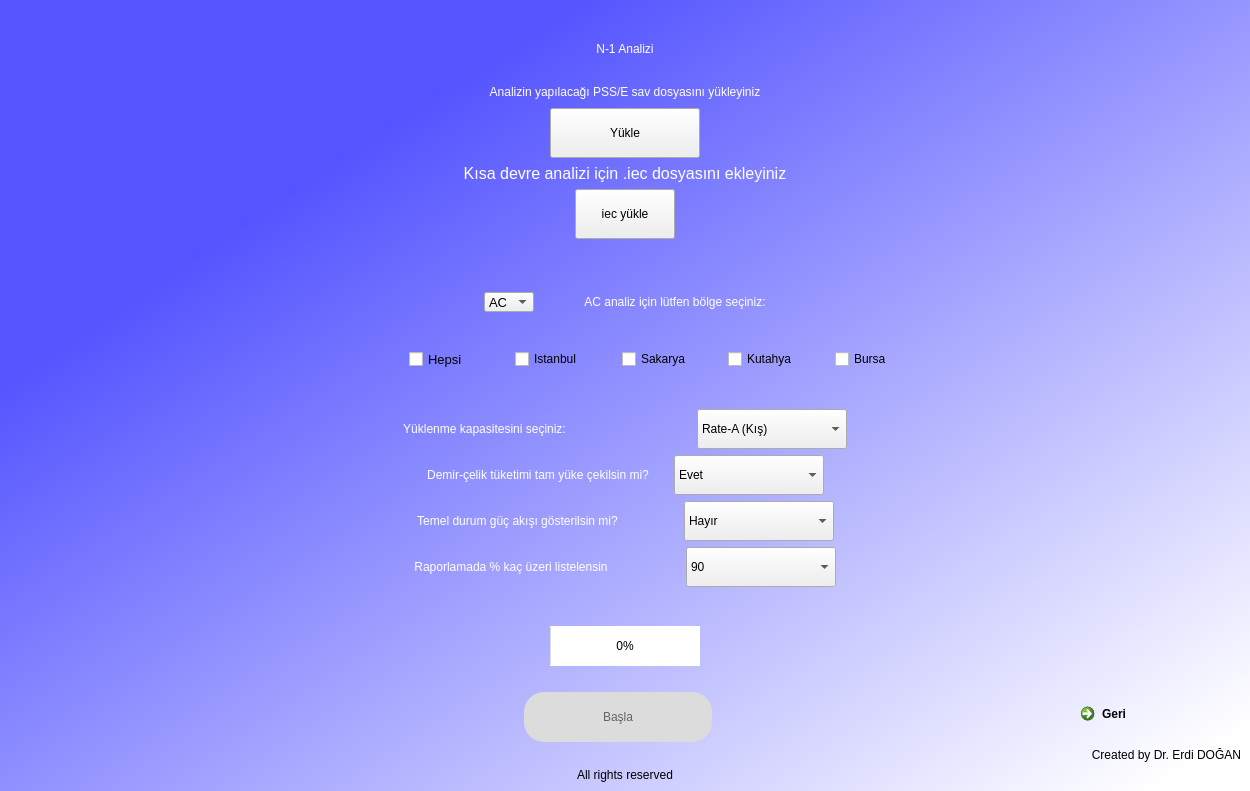
<?xml version="1.0" encoding="UTF-8"?>
<ui version="4.0">
 <class>Dialog</class>
 <widget class="QDialog" name="Dialog">
  <property name="geometry">
   <rect>
    <x>0</x>
    <y>0</y>
    <width>1250</width>
    <height>791</height>
   </rect>
  </property>
  <property name="windowTitle">
   <string notr="true">Şebeke Analiz Programı</string>
  </property>
  <property name="windowIcon">
   <iconset>
    <normaloff>../teias.png</normaloff>../teias.png</iconset>
  </property>
  <layout class="QGridLayout" name="gridLayout">
   <property name="leftMargin">
    <number>0</number>
   </property>
   <property name="topMargin">
    <number>0</number>
   </property>
   <property name="rightMargin">
    <number>0</number>
   </property>
   <property name="bottomMargin">
    <number>0</number>
   </property>
   <item row="0" column="0">
    <widget class="QWidget" name="welcomewidget" native="true">
     <property name="styleSheet">
      <string notr="true">QWidget#welcomewidget{
background-color: qlineargradient(spread:pad, x1:0.0700498, y1:0.091, x2:0.97, y2:0.943182, stop:0.179104 rgba(85, 85, 255, 255), stop:1 rgba(255, 255, 255, 255));}</string>
     </property>
     <layout class="QGridLayout" name="gridLayout_3">
      <item row="1" column="0">
       <widget class="QLabel" name="label">
        <property name="styleSheet">
         <string notr="true">font: 36pt &quot;MS Shell Dlg 2&quot;;
color: rgb(255, 255, 255);</string>
        </property>
        <property name="text">
         <string>N-1 Analizi</string>
        </property>
        <property name="alignment">
         <set>Qt::AlignCenter</set>
        </property>
       </widget>
      </item>
      <item row="26" column="0">
       <widget class="QLabel" name="label_7">
        <property name="sizePolicy">
         <sizepolicy hsizetype="Preferred" vsizetype="Fixed">
          <horstretch>0</horstretch>
          <verstretch>0</verstretch>
         </sizepolicy>
        </property>
        <property name="minimumSize">
         <size>
          <width>0</width>
          <height>0</height>
         </size>
        </property>
        <property name="styleSheet">
         <string notr="true">font: 8pt &quot;Ink Free&quot;;
color: rgb(0, 0, 0);</string>
        </property>
        <property name="text">
         <string>Created by Dr. Erdi DOĞAN</string>
        </property>
        <property name="alignment">
         <set>Qt::AlignRight|Qt::AlignTrailing|Qt::AlignVCenter</set>
        </property>
       </widget>
      </item>
      <item row="15" column="0">
       <layout class="QVBoxLayout" name="verticalLayout">
        <property name="spacing">
         <number>0</number>
        </property>
        <item>
         <widget class="QLabel" name="file_inform_text_rcb">
          <property name="styleSheet">
           <string notr="true">font: 10pt &quot;MS Shell Dlg 2&quot;;
color: rgb(255, 0, 0);</string>
          </property>
          <property name="text">
           <string/>
          </property>
          <property name="alignment">
           <set>Qt::AlignCenter</set>
          </property>
         </widget>
        </item>
        <item>
         <layout class="QHBoxLayout" name="horizontalLayout_7">
          <property name="topMargin">
           <number>0</number>
          </property>
          <item>
           <spacer name="horizontalSpacer_13">
            <property name="orientation">
             <enum>Qt::Horizontal</enum>
            </property>
            <property name="sizeHint" stdset="0">
             <size>
              <width>40</width>
              <height>20</height>
             </size>
            </property>
           </spacer>
          </item>
          <item>
           <widget class="QComboBox" name="ac_dc">
            <property name="minimumSize">
             <size>
              <width>50</width>
              <height>20</height>
             </size>
            </property>
            <property name="font">
             <font>
              <pointsize>10</pointsize>
             </font>
            </property>
            <item>
             <property name="text">
              <string>AC</string>
             </property>
            </item>
            <item>
             <property name="text">
              <string>DC</string>
             </property>
            </item>
           </widget>
          </item>
          <item>
           <spacer name="horizontalSpacer_12">
            <property name="orientation">
             <enum>Qt::Horizontal</enum>
            </property>
            <property name="sizeType">
             <enum>QSizePolicy::Preferred</enum>
            </property>
            <property name="sizeHint" stdset="0">
             <size>
              <width>50</width>
              <height>20</height>
             </size>
            </property>
           </spacer>
          </item>
          <item>
           <widget class="QLabel" name="label_2">
            <property name="styleSheet">
             <string notr="true">font: 12pt &quot;MS Shell Dlg 2&quot;;
color: rgb(255, 255, 255);</string>
            </property>
            <property name="text">
             <string>AC analiz için lütfen bölge seçiniz:</string>
            </property>
            <property name="alignment">
             <set>Qt::AlignCenter</set>
            </property>
           </widget>
          </item>
          <item>
           <spacer name="horizontalSpacer_25">
            <property name="orientation">
             <enum>Qt::Horizontal</enum>
            </property>
            <property name="sizeHint" stdset="0">
             <size>
              <width>40</width>
              <height>20</height>
             </size>
            </property>
           </spacer>
          </item>
         </layout>
        </item>
        <item>
         <spacer name="verticalSpacer_5">
          <property name="orientation">
           <enum>Qt::Vertical</enum>
          </property>
          <property name="sizeHint" stdset="0">
           <size>
            <width>20</width>
            <height>40</height>
           </size>
          </property>
         </spacer>
        </item>
        <item>
         <layout class="QGridLayout" name="gridLayout_2">
          <property name="sizeConstraint">
           <enum>QLayout::SetDefaultConstraint</enum>
          </property>
          <property name="leftMargin">
           <number>400</number>
          </property>
          <property name="topMargin">
           <number>0</number>
          </property>
          <property name="rightMargin">
           <number>300</number>
          </property>
          <property name="spacing">
           <number>0</number>
          </property>
          <item row="0" column="2">
           <widget class="QCheckBox" name="checkBox_704">
            <property name="sizePolicy">
             <sizepolicy hsizetype="Expanding" vsizetype="Fixed">
              <horstretch>0</horstretch>
              <verstretch>0</verstretch>
             </sizepolicy>
            </property>
            <property name="sizeIncrement">
             <size>
              <width>100</width>
              <height>50</height>
             </size>
            </property>
            <property name="layoutDirection">
             <enum>Qt::LeftToRight</enum>
            </property>
            <property name="autoFillBackground">
             <bool>false</bool>
            </property>
            <property name="styleSheet">
             <string notr="true">font: 10pt &quot;MS Shell Dlg 2&quot;;</string>
            </property>
            <property name="text">
             <string>Istanbul</string>
            </property>
           </widget>
          </item>
          <item row="0" column="0">
           <widget class="QCheckBox" name="checkBox_700">
            <property name="sizePolicy">
             <sizepolicy hsizetype="Expanding" vsizetype="Fixed">
              <horstretch>0</horstretch>
              <verstretch>0</verstretch>
             </sizepolicy>
            </property>
            <property name="font">
             <font>
              <pointsize>10</pointsize>
             </font>
            </property>
            <property name="text">
             <string>Hepsi</string>
            </property>
           </widget>
          </item>
          <item row="0" column="3">
           <widget class="QCheckBox" name="checkBox_705">
            <property name="sizePolicy">
             <sizepolicy hsizetype="Expanding" vsizetype="Fixed">
              <horstretch>0</horstretch>
              <verstretch>0</verstretch>
             </sizepolicy>
            </property>
            <property name="styleSheet">
             <string notr="true">font: 10pt &quot;MS Shell Dlg 2&quot;;</string>
            </property>
            <property name="text">
             <string>Sakarya</string>
            </property>
           </widget>
          </item>
          <item row="0" column="4">
           <widget class="QCheckBox" name="checkBox_706">
            <property name="sizePolicy">
             <sizepolicy hsizetype="Expanding" vsizetype="Fixed">
              <horstretch>0</horstretch>
              <verstretch>0</verstretch>
             </sizepolicy>
            </property>
            <property name="styleSheet">
             <string notr="true">font: 10pt &quot;MS Shell Dlg 2&quot;;</string>
            </property>
            <property name="text">
             <string>Kutahya</string>
            </property>
           </widget>
          </item>
          <item row="0" column="5">
           <widget class="QCheckBox" name="checkBox_702">
            <property name="sizePolicy">
             <sizepolicy hsizetype="Expanding" vsizetype="Fixed">
              <horstretch>0</horstretch>
              <verstretch>0</verstretch>
             </sizepolicy>
            </property>
            <property name="styleSheet">
             <string notr="true">font: 10pt &quot;MS Shell Dlg 2&quot;;</string>
            </property>
            <property name="text">
             <string>Bursa</string>
            </property>
           </widget>
          </item>
         </layout>
        </item>
       </layout>
      </item>
      <item row="8" column="0">
       <spacer name="verticalSpacer">
        <property name="orientation">
         <enum>Qt::Vertical</enum>
        </property>
        <property name="sizeHint" stdset="0">
         <size>
          <width>20</width>
          <height>40</height>
         </size>
        </property>
       </spacer>
      </item>
      <item row="2" column="0">
       <widget class="QLabel" name="fileLoadSit">
        <property name="sizePolicy">
         <sizepolicy hsizetype="Preferred" vsizetype="Preferred">
          <horstretch>0</horstretch>
          <verstretch>0</verstretch>
         </sizepolicy>
        </property>
        <property name="styleSheet">
         <string notr="true">font: 10pt &quot;MS Shell Dlg 2&quot;;
color: rgb(255, 0, 0);</string>
        </property>
        <property name="text">
         <string/>
        </property>
        <property name="alignment">
         <set>Qt::AlignCenter</set>
        </property>
       </widget>
      </item>
      <item row="25" column="0">
       <layout class="QHBoxLayout" name="horizontalLayout">
        <item>
         <spacer name="horizontalSpacer">
          <property name="orientation">
           <enum>Qt::Horizontal</enum>
          </property>
          <property name="sizeType">
           <enum>QSizePolicy::Fixed</enum>
          </property>
          <property name="sizeHint" stdset="0">
           <size>
            <width>515</width>
            <height>20</height>
           </size>
          </property>
         </spacer>
        </item>
        <item>
         <widget class="QPushButton" name="continuetostart">
          <property name="sizePolicy">
           <sizepolicy hsizetype="Expanding" vsizetype="Fixed">
            <horstretch>0</horstretch>
            <verstretch>0</verstretch>
           </sizepolicy>
          </property>
          <property name="minimumSize">
           <size>
            <width>150</width>
            <height>50</height>
           </size>
          </property>
          <property name="mouseTracking">
           <bool>true</bool>
          </property>
          <property name="styleSheet">
           <string notr="true">border-radius: 20px;
background-color: rgb(220, 220, 220);
font: 8pt &quot;MS Shell Dlg 2&quot;;
color: rgb(100,100,100);
font: 12pt &quot;MS Shell Dlg 2&quot;;</string>
          </property>
          <property name="text">
           <string>Başla</string>
          </property>
         </widget>
        </item>
        <item>
         <spacer name="horizontalSpacer_2">
          <property name="orientation">
           <enum>Qt::Horizontal</enum>
          </property>
          <property name="sizeType">
           <enum>QSizePolicy::Fixed</enum>
          </property>
          <property name="sizeHint" stdset="0">
           <size>
            <width>355</width>
            <height>20</height>
           </size>
          </property>
         </spacer>
        </item>
        <item>
         <widget class="QCommandLinkButton" name="back1">
          <property name="sizePolicy">
           <sizepolicy hsizetype="Fixed" vsizetype="Fixed">
            <horstretch>0</horstretch>
            <verstretch>0</verstretch>
           </sizepolicy>
          </property>
          <property name="minimumSize">
           <size>
            <width>120</width>
            <height>0</height>
           </size>
          </property>
          <property name="baseSize">
           <size>
            <width>120</width>
            <height>40</height>
           </size>
          </property>
          <property name="styleSheet">
           <string notr="true">font: 10pt &quot;MS Shell Dlg 2&quot;;</string>
          </property>
          <property name="text">
           <string>Geri</string>
          </property>
         </widget>
        </item>
       </layout>
      </item>
      <item row="20" column="0">
       <layout class="QHBoxLayout" name="horizontalLayout_5">
        <item>
         <spacer name="horizontalSpacer_20">
          <property name="orientation">
           <enum>Qt::Horizontal</enum>
          </property>
          <property name="sizeHint" stdset="0">
           <size>
            <width>40</width>
            <height>20</height>
           </size>
          </property>
         </spacer>
        </item>
        <item>
         <widget class="QLabel" name="label_6">
          <property name="styleSheet">
           <string notr="true">font: 12pt &quot;MS Shell Dlg 2&quot;;
color: rgb(255, 255, 255);</string>
          </property>
          <property name="text">
           <string>Temel durum güç akışı gösterilsin mi?</string>
          </property>
          <property name="alignment">
           <set>Qt::AlignCenter</set>
          </property>
         </widget>
        </item>
        <item>
         <spacer name="horizontalSpacer_15">
          <property name="orientation">
           <enum>Qt::Horizontal</enum>
          </property>
          <property name="sizeType">
           <enum>QSizePolicy::Fixed</enum>
          </property>
          <property name="sizeHint" stdset="0">
           <size>
            <width>60</width>
            <height>23</height>
           </size>
          </property>
         </spacer>
        </item>
        <item>
         <widget class="QComboBox" name="base_case">
          <property name="minimumSize">
           <size>
            <width>150</width>
            <height>40</height>
           </size>
          </property>
          <property name="styleSheet">
           <string notr="true">font: 10pt &quot;MS Shell Dlg 2&quot;;</string>
          </property>
          <item>
           <property name="text">
            <string>Hayır</string>
           </property>
          </item>
          <item>
           <property name="text">
            <string>Evet</string>
           </property>
          </item>
         </widget>
        </item>
        <item>
         <spacer name="horizontalSpacer_21">
          <property name="orientation">
           <enum>Qt::Horizontal</enum>
          </property>
          <property name="sizeHint" stdset="0">
           <size>
            <width>40</width>
            <height>20</height>
           </size>
          </property>
         </spacer>
        </item>
       </layout>
      </item>
      <item row="5" column="0">
       <layout class="QVBoxLayout" name="verticalLayout_3">
        <property name="topMargin">
         <number>0</number>
        </property>
        <item>
         <widget class="QLabel" name="label_3">
          <property name="font">
           <font>
            <family>MS Shell Dlg 2</family>
            <pointsize>12</pointsize>
            <weight>50</weight>
            <italic>false</italic>
            <bold>false</bold>
           </font>
          </property>
          <property name="styleSheet">
           <string notr="true">font: 12pt &quot;MS Shell Dlg 2&quot;;
color: rgb(255, 255, 255);</string>
          </property>
          <property name="text">
           <string>Kısa devre analizi için .iec dosyasını ekleyiniz</string>
          </property>
          <property name="alignment">
           <set>Qt::AlignCenter</set>
          </property>
         </widget>
        </item>
        <item>
         <layout class="QHBoxLayout" name="horizontalLayout_2">
          <property name="leftMargin">
           <number>0</number>
          </property>
          <property name="topMargin">
           <number>0</number>
          </property>
          <item>
           <spacer name="horizontalSpacer_10">
            <property name="orientation">
             <enum>Qt::Horizontal</enum>
            </property>
            <property name="sizeHint" stdset="0">
             <size>
              <width>40</width>
              <height>20</height>
             </size>
            </property>
           </spacer>
          </item>
          <item>
           <widget class="QPushButton" name="pushButtonIec">
            <property name="minimumSize">
             <size>
              <width>100</width>
              <height>50</height>
             </size>
            </property>
            <property name="styleSheet">
             <string notr="true">font: 10pt &quot;MS Shell Dlg 2&quot;;</string>
            </property>
            <property name="text">
             <string>iec yükle</string>
            </property>
           </widget>
          </item>
          <item>
           <spacer name="horizontalSpacer_11">
            <property name="orientation">
             <enum>Qt::Horizontal</enum>
            </property>
            <property name="sizeHint" stdset="0">
             <size>
              <width>40</width>
              <height>20</height>
             </size>
            </property>
           </spacer>
          </item>
         </layout>
        </item>
       </layout>
      </item>
      <item row="0" column="0">
       <spacer name="verticalSpacer_2">
        <property name="orientation">
         <enum>Qt::Vertical</enum>
        </property>
        <property name="sizeHint" stdset="0">
         <size>
          <width>20</width>
          <height>40</height>
         </size>
        </property>
       </spacer>
      </item>
      <item row="21" column="0">
       <layout class="QHBoxLayout" name="horizontalLayout_6">
        <item>
         <spacer name="horizontalSpacer_22">
          <property name="orientation">
           <enum>Qt::Horizontal</enum>
          </property>
          <property name="sizeHint" stdset="0">
           <size>
            <width>40</width>
            <height>20</height>
           </size>
          </property>
         </spacer>
        </item>
        <item>
         <widget class="QLabel" name="label_9">
          <property name="styleSheet">
           <string notr="true">font: 12pt &quot;MS Shell Dlg 2&quot;;
color: rgb(255, 255, 255);</string>
          </property>
          <property name="text">
           <string>Raporlamada % kaç üzeri listelensin</string>
          </property>
          <property name="alignment">
           <set>Qt::AlignCenter</set>
          </property>
         </widget>
        </item>
        <item>
         <spacer name="horizontalSpacer_24">
          <property name="orientation">
           <enum>Qt::Horizontal</enum>
          </property>
          <property name="sizeType">
           <enum>QSizePolicy::Fixed</enum>
          </property>
          <property name="sizeHint" stdset="0">
           <size>
            <width>72</width>
            <height>20</height>
           </size>
          </property>
         </spacer>
        </item>
        <item>
         <widget class="QComboBox" name="percent_bound">
          <property name="minimumSize">
           <size>
            <width>150</width>
            <height>40</height>
           </size>
          </property>
          <property name="styleSheet">
           <string notr="true">font: 10pt &quot;MS Shell Dlg 2&quot;;</string>
          </property>
          <item>
           <property name="text">
            <string>90</string>
           </property>
          </item>
          <item>
           <property name="text">
            <string>80</string>
           </property>
          </item>
          <item>
           <property name="text">
            <string>70</string>
           </property>
          </item>
          <item>
           <property name="text">
            <string>60</string>
           </property>
          </item>
          <item>
           <property name="text">
            <string>50</string>
           </property>
          </item>
         </widget>
        </item>
        <item>
         <spacer name="horizontalSpacer_23">
          <property name="orientation">
           <enum>Qt::Horizontal</enum>
          </property>
          <property name="sizeHint" stdset="0">
           <size>
            <width>40</width>
            <height>20</height>
           </size>
          </property>
         </spacer>
        </item>
       </layout>
      </item>
      <item row="22" column="0">
       <spacer name="verticalSpacer_3">
        <property name="orientation">
         <enum>Qt::Vertical</enum>
        </property>
        <property name="sizeHint" stdset="0">
         <size>
          <width>20</width>
          <height>40</height>
         </size>
        </property>
       </spacer>
      </item>
      <item row="18" column="0">
       <layout class="QHBoxLayout" name="horizontalLayout_4">
        <item>
         <spacer name="horizontalSpacer_16">
          <property name="orientation">
           <enum>Qt::Horizontal</enum>
          </property>
          <property name="sizeHint" stdset="0">
           <size>
            <width>40</width>
            <height>20</height>
           </size>
          </property>
         </spacer>
        </item>
        <item>
         <widget class="QLabel" name="label_4">
          <property name="styleSheet">
           <string notr="true">font: 12pt &quot;MS Shell Dlg 2&quot;;
color: rgb(255, 255, 255);</string>
          </property>
          <property name="text">
           <string>Yüklenme kapasitesini seçiniz:</string>
          </property>
          <property name="alignment">
           <set>Qt::AlignCenter</set>
          </property>
         </widget>
        </item>
        <item>
         <spacer name="horizontalSpacer_14">
          <property name="orientation">
           <enum>Qt::Horizontal</enum>
          </property>
          <property name="sizeType">
           <enum>QSizePolicy::Fixed</enum>
          </property>
          <property name="sizeHint" stdset="0">
           <size>
            <width>125</width>
            <height>20</height>
           </size>
          </property>
         </spacer>
        </item>
        <item>
         <widget class="QComboBox" name="rates">
          <property name="enabled">
           <bool>true</bool>
          </property>
          <property name="sizePolicy">
           <sizepolicy hsizetype="Fixed" vsizetype="Fixed">
            <horstretch>0</horstretch>
            <verstretch>0</verstretch>
           </sizepolicy>
          </property>
          <property name="minimumSize">
           <size>
            <width>150</width>
            <height>40</height>
           </size>
          </property>
          <property name="mouseTracking">
           <bool>true</bool>
          </property>
          <property name="layoutDirection">
           <enum>Qt::LeftToRight</enum>
          </property>
          <property name="styleSheet">
           <string notr="true">font: 10pt &quot;MS Shell Dlg 2&quot;;</string>
          </property>
          <property name="currentIndex">
           <number>0</number>
          </property>
          <property name="maxCount">
           <number>100</number>
          </property>
          <property name="sizeAdjustPolicy">
           <enum>QComboBox::AdjustToContents</enum>
          </property>
          <property name="frame">
           <bool>true</bool>
          </property>
          <item>
           <property name="text">
            <string>Rate-A (Kış)</string>
           </property>
          </item>
          <item>
           <property name="text">
            <string>Rate-B (Yaz)</string>
           </property>
          </item>
          <item>
           <property name="text">
            <string>Rate-C (Bahar)</string>
           </property>
          </item>
         </widget>
        </item>
        <item>
         <spacer name="horizontalSpacer_17">
          <property name="orientation">
           <enum>Qt::Horizontal</enum>
          </property>
          <property name="sizeHint" stdset="0">
           <size>
            <width>40</width>
            <height>20</height>
           </size>
          </property>
         </spacer>
        </item>
       </layout>
      </item>
      <item row="4" column="0">
       <layout class="QHBoxLayout" name="horizontalLayout_11">
        <item>
         <spacer name="horizontalSpacer_8">
          <property name="orientation">
           <enum>Qt::Horizontal</enum>
          </property>
          <property name="sizeHint" stdset="0">
           <size>
            <width>40</width>
            <height>20</height>
           </size>
          </property>
         </spacer>
        </item>
        <item>
         <widget class="QPushButton" name="pushButtonSav">
          <property name="sizePolicy">
           <sizepolicy hsizetype="Expanding" vsizetype="Expanding">
            <horstretch>0</horstretch>
            <verstretch>0</verstretch>
           </sizepolicy>
          </property>
          <property name="minimumSize">
           <size>
            <width>100</width>
            <height>50</height>
           </size>
          </property>
          <property name="maximumSize">
           <size>
            <width>150</width>
            <height>70</height>
           </size>
          </property>
          <property name="baseSize">
           <size>
            <width>100</width>
            <height>50</height>
           </size>
          </property>
          <property name="mouseTracking">
           <bool>true</bool>
          </property>
          <property name="layoutDirection">
           <enum>Qt::LeftToRight</enum>
          </property>
          <property name="styleSheet">
           <string notr="true">font: 10pt &quot;MS Shell Dlg 2&quot;;</string>
          </property>
          <property name="text">
           <string>Yükle</string>
          </property>
         </widget>
        </item>
        <item>
         <spacer name="horizontalSpacer_9">
          <property name="orientation">
           <enum>Qt::Horizontal</enum>
          </property>
          <property name="sizeHint" stdset="0">
           <size>
            <width>40</width>
            <height>20</height>
           </size>
          </property>
         </spacer>
        </item>
       </layout>
      </item>
      <item row="27" column="0">
       <widget class="QLabel" name="label_8">
        <property name="sizePolicy">
         <sizepolicy hsizetype="Preferred" vsizetype="Fixed">
          <horstretch>0</horstretch>
          <verstretch>0</verstretch>
         </sizepolicy>
        </property>
        <property name="styleSheet">
         <string notr="true">font: 8pt &quot;MS Shell Dlg 2&quot;;
color: rgb(0, 0, 0);</string>
        </property>
        <property name="text">
         <string>All rights reserved</string>
        </property>
        <property name="alignment">
         <set>Qt::AlignCenter</set>
        </property>
       </widget>
      </item>
      <item row="24" column="0">
       <widget class="QLabel" name="inform_text">
        <property name="sizePolicy">
         <sizepolicy hsizetype="Preferred" vsizetype="Fixed">
          <horstretch>0</horstretch>
          <verstretch>0</verstretch>
         </sizepolicy>
        </property>
        <property name="styleSheet">
         <string notr="true">font: 8pt &quot;MS Shell Dlg 2&quot;;
color: rgb(255, 0, 0);</string>
        </property>
        <property name="text">
         <string/>
        </property>
        <property name="alignment">
         <set>Qt::AlignCenter</set>
        </property>
       </widget>
      </item>
      <item row="23" column="0">
       <layout class="QHBoxLayout" name="horizontalLayout_3">
        <item>
         <spacer name="horizontalSpacer_4">
          <property name="orientation">
           <enum>Qt::Horizontal</enum>
          </property>
          <property name="sizeHint" stdset="0">
           <size>
            <width>40</width>
            <height>20</height>
           </size>
          </property>
         </spacer>
        </item>
        <item>
         <widget class="QProgressBar" name="sc_pbar">
          <property name="sizePolicy">
           <sizepolicy hsizetype="Fixed" vsizetype="Fixed">
            <horstretch>0</horstretch>
            <verstretch>0</verstretch>
           </sizepolicy>
          </property>
          <property name="minimumSize">
           <size>
            <width>150</width>
            <height>40</height>
           </size>
          </property>
          <property name="styleSheet">
           <string notr="true">border-color: qlineargradient(spread:pad, x1:0.0700498, y1:0.091, x2:0.97, y2:0.943182, stop:0.179104 rgba(85, 85, 255, 255), stop:1 rgba(255, 255, 255, 255));</string>
          </property>
          <property name="value">
           <number>0</number>
          </property>
          <property name="alignment">
           <set>Qt::AlignCenter</set>
          </property>
          <property name="orientation">
           <enum>Qt::Horizontal</enum>
          </property>
         </widget>
        </item>
        <item>
         <spacer name="horizontalSpacer_5">
          <property name="orientation">
           <enum>Qt::Horizontal</enum>
          </property>
          <property name="sizeHint" stdset="0">
           <size>
            <width>40</width>
            <height>20</height>
           </size>
          </property>
         </spacer>
        </item>
       </layout>
      </item>
      <item row="19" column="0">
       <layout class="QHBoxLayout" name="horizontalLayout_9">
        <item>
         <spacer name="horizontalSpacer_18">
          <property name="orientation">
           <enum>Qt::Horizontal</enum>
          </property>
          <property name="sizeHint" stdset="0">
           <size>
            <width>40</width>
            <height>20</height>
           </size>
          </property>
         </spacer>
        </item>
        <item>
         <widget class="QLabel" name="label_5">
          <property name="styleSheet">
           <string notr="true">font: 12pt &quot;MS Shell Dlg 2&quot;;
color: rgb(255, 255, 255);</string>
          </property>
          <property name="text">
           <string>Demir-çelik tüketimi tam yüke çekilsin mi?</string>
          </property>
          <property name="alignment">
           <set>Qt::AlignCenter</set>
          </property>
         </widget>
        </item>
        <item>
         <spacer name="horizontalSpacer_3">
          <property name="orientation">
           <enum>Qt::Horizontal</enum>
          </property>
          <property name="sizeType">
           <enum>QSizePolicy::Fixed</enum>
          </property>
          <property name="sizeHint" stdset="0">
           <size>
            <width>19</width>
            <height>20</height>
           </size>
          </property>
         </spacer>
        </item>
        <item>
         <widget class="QComboBox" name="load_level">
          <property name="sizePolicy">
           <sizepolicy hsizetype="Fixed" vsizetype="Fixed">
            <horstretch>0</horstretch>
            <verstretch>0</verstretch>
           </sizepolicy>
          </property>
          <property name="minimumSize">
           <size>
            <width>150</width>
            <height>40</height>
           </size>
          </property>
          <property name="styleSheet">
           <string notr="true">font: 10pt &quot;MS Shell Dlg 2&quot;;</string>
          </property>
          <item>
           <property name="text">
            <string>Evet</string>
           </property>
          </item>
          <item>
           <property name="text">
            <string>Hayır</string>
           </property>
          </item>
         </widget>
        </item>
        <item>
         <spacer name="horizontalSpacer_19">
          <property name="orientation">
           <enum>Qt::Horizontal</enum>
          </property>
          <property name="sizeHint" stdset="0">
           <size>
            <width>40</width>
            <height>20</height>
           </size>
          </property>
         </spacer>
        </item>
       </layout>
      </item>
      <item row="3" column="0">
       <layout class="QHBoxLayout" name="horizontalLayout_10">
        <item>
         <spacer name="horizontalSpacer_6">
          <property name="orientation">
           <enum>Qt::Horizontal</enum>
          </property>
          <property name="sizeHint" stdset="0">
           <size>
            <width>40</width>
            <height>20</height>
           </size>
          </property>
         </spacer>
        </item>
        <item>
         <widget class="QLabel" name="label_10">
          <property name="sizePolicy">
           <sizepolicy hsizetype="Expanding" vsizetype="Expanding">
            <horstretch>0</horstretch>
            <verstretch>0</verstretch>
           </sizepolicy>
          </property>
          <property name="maximumSize">
           <size>
            <width>500</width>
            <height>50</height>
           </size>
          </property>
          <property name="styleSheet">
           <string notr="true">font: 12pt &quot;MS Shell Dlg 2&quot;;
color: rgb(255, 255, 255);</string>
          </property>
          <property name="text">
           <string>Analizin yapılacağı PSS/E sav dosyasını yükleyiniz</string>
          </property>
          <property name="alignment">
           <set>Qt::AlignCenter</set>
          </property>
         </widget>
        </item>
        <item>
         <spacer name="horizontalSpacer_7">
          <property name="orientation">
           <enum>Qt::Horizontal</enum>
          </property>
          <property name="sizeHint" stdset="0">
           <size>
            <width>40</width>
            <height>20</height>
           </size>
          </property>
         </spacer>
        </item>
       </layout>
      </item>
      <item row="16" column="0">
       <spacer name="verticalSpacer_4">
        <property name="orientation">
         <enum>Qt::Vertical</enum>
        </property>
        <property name="sizeHint" stdset="0">
         <size>
          <width>20</width>
          <height>40</height>
         </size>
        </property>
       </spacer>
      </item>
     </layout>
    </widget>
   </item>
  </layout>
 </widget>
 <resources/>
 <connections/>
</ui>
